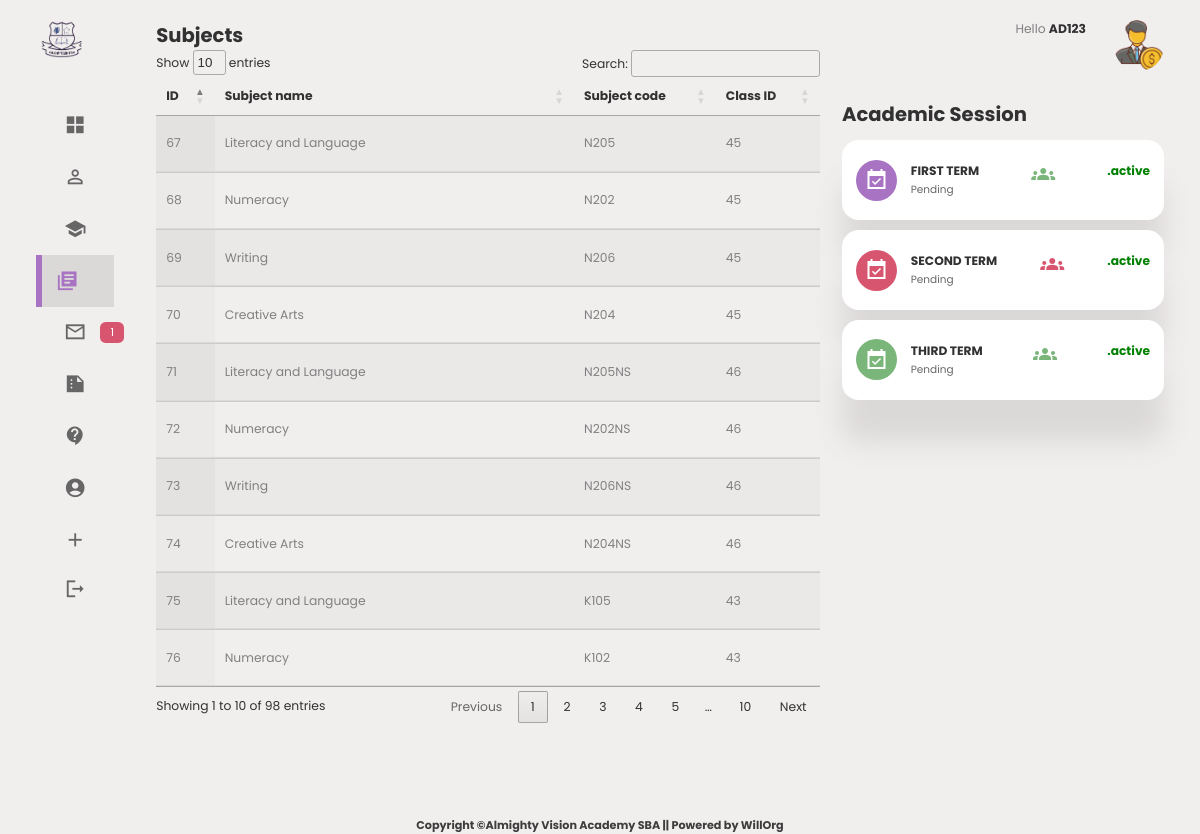
The page /viewSubjects.php (signed in) on the database its author committed.
### tables this page shows
CREATE TABLE `subjects` (
  `subid` int(11) NOT NULL AUTO_INCREMENT,
  `sub_name` varchar(255) NOT NULL,
  `sub_code` varchar(255) NOT NULL,
  `urid` int(11) NOT NULL,
  `classid` int(11) NOT NULL,
  `supid` int(11) NOT NULL,
  `staffid` int(11) NOT NULL,
  PRIMARY KEY (`subid`)
);

### session.php (called while the page is built, shortened)
<?php
if (isset($_SESSION['staffId']))
{
    $staffId = $_SESSION['staffId'];
}
?>

### viewSubjects.php (the view, shortened to what this page needs)
<?php
    include('session.php');
  ?>
<!DOCTYPE html>
<html lang="en">
<head>
      <link rel="stylesheet" href="https://cdn.jsdelivr.net/npm/font-awesome@4.7.0/css/font-awesome.min.css">
    <link rel="stylesheet" href="https://cdn.jsdelivr.net/gh/lykmapipo/themify-icons@0.1.2/css/themify-icons.css">
    <link rel="stylesheet" href="https://cdn.jsdelivr.net/npm/pixeden-stroke-7-icon@1.2.3/pe-icon-7-stroke/dist/pe-icon-7-stroke.min.css">
    <link rel="stylesheet" href="https://cdnjs.cloudflare.com/ajax/libs/flag-icon-css/3.2.0/css/flag-icon.min.css">
    <link rel="stylesheet" href="https://cdn.datatables.net/1.13.5/css/jquery.dataTables.min.css">
</head>
<body>
<div class="container">
        <aside>
            <div class="top">
                <div class="logo">
                    <img src="./images/logo.png" style="background-image: none; background-size: cover; object-fit: cover;" width="50" alt="">
                </div>
            </div>
            <div class="sidebar">
                <a href="dashboard.php">
                    <span class="material-icons-sharp">grid_view</span>
                </a>
                <a href="viewStudent.php">
                    <span class="material-icons-sharp">person_outline</span>
                </a>
                <a href="viewGrades.php">
                    <span class="material-icons-sharp">school</span>
                </a>
                <a href="viewSubjects.php"  class="active">
                    <span class="material-icons-sharp">library_books</span>
                </a>
                <a href="#">
                    <span class="material-icons-sharp">mail_outline</span>
                    <span class="message-count">1</span>
                </a>
                <a href="results.php">
                    <span class="material-icons-sharp">summarize</span>
                </a>
                <a href="#">
                    <span class="material-icons-sharp">contact_support</span>
                </a>
                <a href="#">
                    <span class="material-icons-sharp">account_circle</span>
                </a>
                <a href="#">
                    <span class="material-icons-sharp">add</span>
                </a>
                <a href="#">
                    <span class="material-icons-sharp">logout</span>
                </a>
            </div>
        </aside>
 <main>
 <div class="" style="margin-bottom: 3vh;">
                <h2>Subjects</h2>
<table  id="example" class="display" style="width:100%" >
        <thead>
            <tr>
                <th> ID</th>
                <th>Subject name </th>
                <th>Subject code</th>
                <th>Class ID</th>
            </tr>
        </thead>
        <tbody>
            <?php
   $query = "SELECT subid, sub_name, sub_code, classid FROM subjects";
   $result = mysqli_query($con, $query);
   if ($result) {
       while ($row = mysqli_fetch_assoc($result)) {
           echo "<tr>";
           echo "<td>" . $row['subid'] . "</td>";
           echo "<td>" . $row['sub_name'] . "</td>";
           echo "<td>" . $row['sub_code'] . "</td>";
           echo "<td>" . $row['classid'] . "</td>"; ?>
           <?php
           echo "</tr>";
       }
   }
          else {
                echo "Error: " . mysqli_error($con);
            }
            ?>
        </tbody>
    </table>
    </main>
    <div class="right">
            <div class="top">
                <div class="profile">
                    <div class="info">
                        <p>Hello <b> <?php echo $staffId ?></b></p>
                    </div>
                    <div class="profile-photo1">
                        <img style="border-radius: 50rem; object-fit: cover; background-size: cover;"  src="./images/instruction-11.png" width="50">
                    </div>
                </div>
            </div>
            <div class="sales-analytics">
                <h2>Academic Session</h2>
                <div class="item online">
                    <div class="icon">
                        <span class="material-icons-sharp">event_available</span>
                    </div>
                    <div class="right">
                        <div class="info">
                            <h3>FIRST TERM</h3>
                            <small class="text-muted">Pending</small>
                        </div>
                        <h5 class="success">                <span class="material-icons-sharp">groups</span>
</h5>
                        <h3 style="color: green;">.active</h3>
                    </div>
                </div>
                <div class="item offline">
                    <div class="icon">
                        <span class="material-icons-sharp">event_available</span>
                    </div>
                    <div class="right">
                        <div class="info">
                            <h3>SECOND TERM</h3>
                            <small class="text-muted">Pending</small>
                        </div>
                        <h5 class="danger">                <span class="material-icons-sharp">groups</span>
</h5>
                        <h3 style="color: green;">.active</h3>
                    </div>
                </div>
                <div class="item customers">
                    <div class="icon">
                        <span class="material-icons-sharp">event_available</span>
                    </div>
                    <div class="right">
                        <div class="info">
                            <h3>THIRD TERM</h3>
                            <small class="text-muted">Pending</small>
                        </div>
                        <h5 class="success">                <span class="material-icons-sharp">groups</span>
</h5>
                        <h3 style="color:  green;">.active</h3>
                    </div>
                </div>
            </div>
            </div>
        </div>
<div class="nav" style="margin-top: 2vh;">
    <h4>Copyright &copy;Almighty Vision Academy SBA || Powered by WillOrg</h4> <br>
</div>
</body>
</body>
</html>

### viewSubjects.php (style rules this page uses)
:root { --color-primary: rgb(167, 115, 194); --color-danger: rgb(216, 85, 111); --color-success: rgb(122, 182, 122); --color-warning: rgb(207, 207, 125); --color-white: white; --color-info-dark: grey; --color-info-light: rgb(231, 224, 224); --color-dark: rgb(49, 49, 49); --color-info-dark: rgb(102, 102, 102); --color-light: rgb(219, 216, 216); --color-primary-variant: rgb(13, 13, 77); --color-dark-variant: grey; --color-background: rgba(240, 236, 236, 0.877); --color-border-radius: 2rem; --border-radius-1: 0.4rem; --border-radius-2: 0.8rem; --borer-radius-3: 1.2rem; --card-border-radius: 3em; --card-padding: 1rem; --padding: 2.2rem; --box-shadow: 0 3rem 2rem var(--color-light); }
* { margin:0; padding: 0; outline:0; appearance: none; border: 0; text-decoration: none; list-style: none; box-sizing:border-box; }
html { font-size: 14px; }
body { width: 100vw; height: 100vh; font-family: poppins, sans-serif; font-size: 0.88rem; background: var( --color-background); user-select: none; overflow-x: hidden ; color: var(--color-dark); }
.container { display: grid; width: 90%; margin: 0 auto; gap: 1.8em; grid-template-columns: 14rem auto 23rem; }
a { color: var(--color-dark) }
img { display: block; }
h2 { font-size: 1.4rem; }
h3 { font-size: 0.87rem; }
h4 { font-size: 0.8rem; }
h5 { font-size: 0.77rem; }
small { font-size: 0.75rem; }
.text-muted { color: var( --color-info-dark); }
p { color:var(--color-dark-variant); }
b { color: var(--color-dark); }
.danger { color: var(--color-danger); }
.success { color: var(--color-success); }
aside { height: 100vh; }
aside .top { display: flex; align-items: center; justify-content: space-between; margin-top: 1.4rem; }
aside .logo { display:flex; gap: 0.8rem; }
aside .sidebar { display: flex; flex-direction: column; height: 86vh; position: relative; top: 3rem; }
aside .sidebar a { display: flex; color: var(--color-info-dark); margin-left: 2rem; gap: 1rem; align-items: center; position: relative; height: 3.7rem; transition: all 300ms ease; }
aside .sidebar a span { font-size: 1.6rem; transition: all 300ms ease; }
aside .sidebar a:last-child { position: absolute; bottom: 2rem; width: 100%; }
aside .sidebar a.active { background: var(--color-light); color: var(--color-primary); margin-left: 0; }
aside .sidebar a.active:before { content: ''; width: 6px; height: 100%; background: var(--color-primary); }
aside .sidebar a.active span { color: var(--color-primary); margin-left: calc(1rem -3px) }
aside .sidebar .message-count { background: var(--color-danger); color: var(--color-white); padding: 2px 10px; font-size: 11px; border-radius: var(--border-radius-1); }
.nav { display: flex; align-items: center; justify-content: center; text-align: center; color: rgb(61, 61, 61); }
main { margin-top:1.4rem; }
main table tbody td { height: 2.8rem; border-bottom: 1px solid var(--color-light); color: var(--color-dark-variant); }
main table tbody tr:last-child { border: none; }
.right { margin-top:1.4rem; }
.right .top { display:flex; justify-content: end; gap: 2rem; }
.right .top .profile { display: flex; gap: 2rem; text-align: right; }
.right .sales-analytics { margin-top: 2rem; }
.right .sales-analytics h2 { margin-bottom: 0.8rem; }
.right .sales-analytics .item { background: var(--color-white); display:flex; align-items: center; gap: 1rem; margin-bottom: 0.7rem; padding:1.4rem var(--card-padding); border-radius: var(--borer-radius-3); box-shadow: var(--box-shadow); transition: all 300ms ease; }
.right .sales-analytics .item .right { display: flex; justify-content: space-between; align-items: start; margin:0; width: 100%; }
.right .sales-analytics .item .icon { padding: 0.6rem; color: var(--color-white); border-radius: 50%; background: var(--color-primary); display: flex; }
.right .sales-analytics .item.offline .icon { background: var(--color-danger); }
.right .sales-analytics .item.customers .icon { background: var(--color-success); }
@media screen and (max-width:1200px) { .container { width: 94%; grid-template-columns: 7rem auto 23rem; } }
@media screen and (max-width:1200px) { aside .sidebar a { width: 5.6rem; } }
@media screen and (max-width:1200px) { aside .sidebar a:last-child { position: relative; margin-top: 1.8rem; } }

### rows shown on the page
subjects: subid "67", sub_name "Literacy and Language", sub_code "N205", classid "45"
subjects: subid "68", sub_name "Numeracy", sub_code "N202", classid "45"
subjects: subid "69", sub_name "Writing", sub_code "N206", classid "45"
subjects: subid "70", sub_name "Creative Arts", sub_code "N204", classid "45"
subjects: subid "71", sub_name "Literacy and Language", sub_code "N205NS", classid "46"
subjects: subid "72", sub_name "Numeracy", sub_code "N202NS", classid "46"
subjects: subid "73", sub_name "Writing", sub_code "N206NS", classid "46"
subjects: subid "74", sub_name "Creative Arts", sub_code "N204NS", classid "46"
subjects: subid "75", sub_name "Literacy and Language", sub_code "K105", classid "43"
subjects: subid "76", sub_name "Numeracy", sub_code "K102", classid "43"

### other values the page prints
$staffId "AD123"
